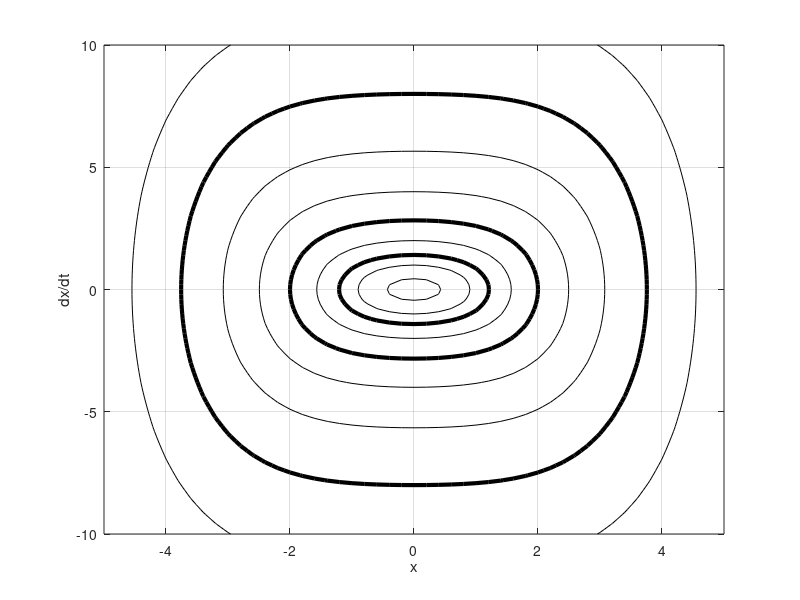

Write the MATLAB code that produced this figure.
% NLSPRINGCURVES  Contour plot of constant-energy curves for a nonlinear spring.

E = @(x,dxdt) 0.5 * dxdt.^2 + 0.5 * x.^2 + (1.0/8.0) * x.^4;

[xx,dxx] = meshgrid(-5:.2:5,-10:.2:10);
EE = E(xx,dxx);
ch = contour(xx,dxx,EE,[0.1 2.^(-1:6)],'k');
%clabel(ch)     % uncomment to get labels
hold on
contour(xx,dxx,EE,[1 4 32],'k','linewidth',3.0);
hold off
grid on
xlabel('x'),  ylabel('dx/dt')
%print -dpdf nlspringcurves.pdf

